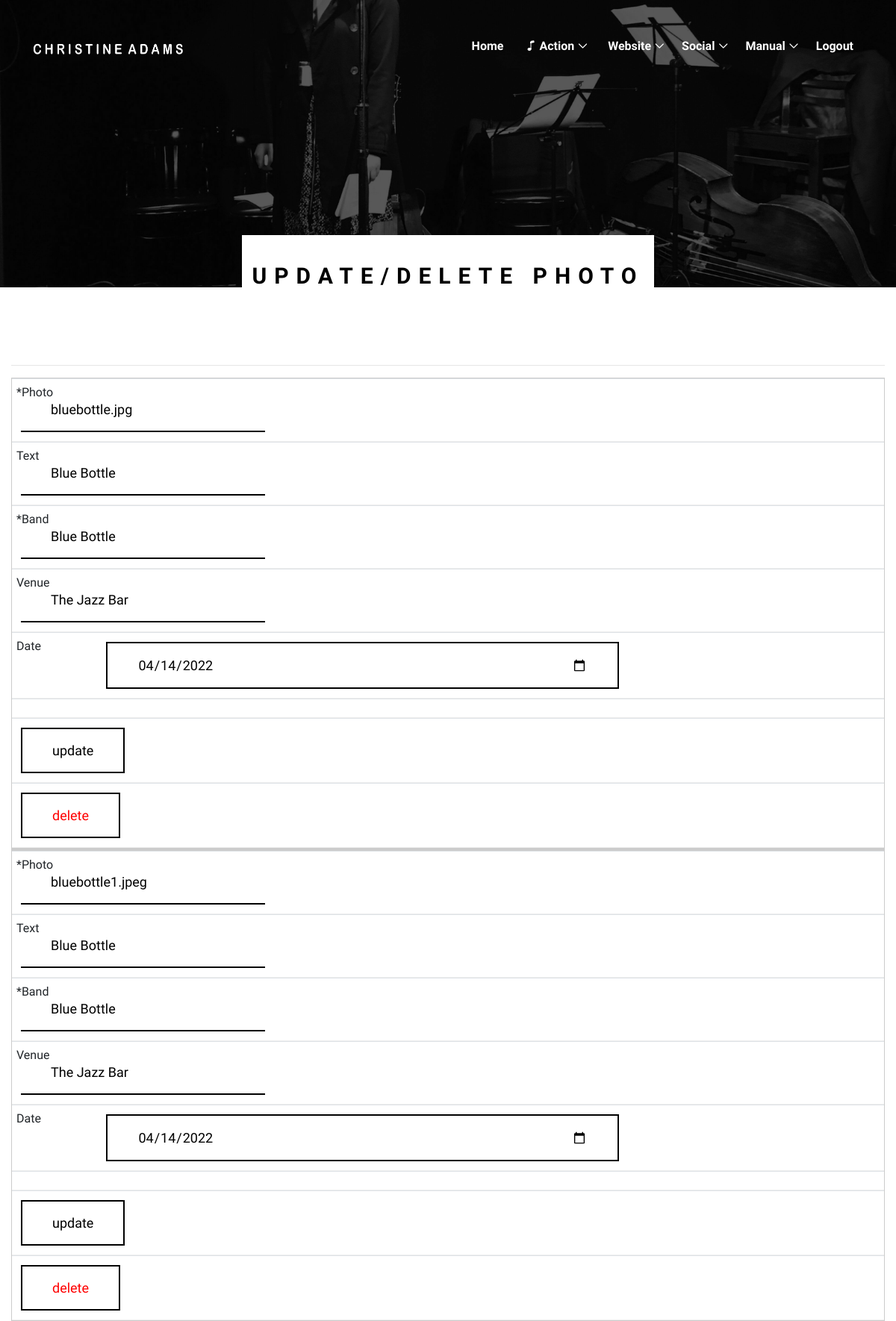
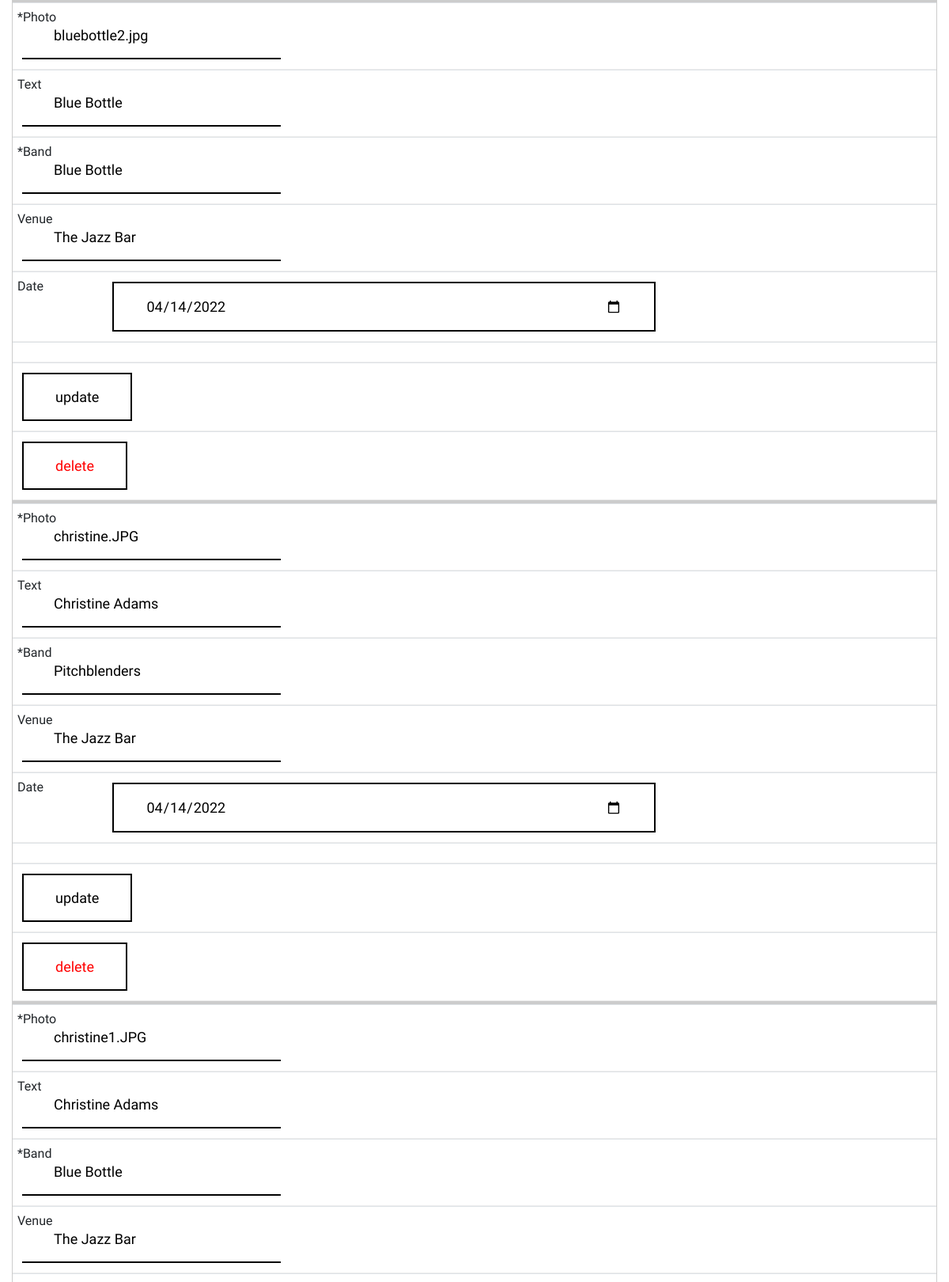
The page /updatephoto.php (signed in, upper part) on the database its author committed (2 pictures, top to bottom).
### tables this page shows
CREATE TABLE IF NOT EXISTS `photo` (
  `id` int(11) NOT NULL AUTO_INCREMENT,
  `img` varchar(20) NOT NULL,
  `text` varchar(100) NOT NULL,
  `band` varchar(40) DEFAULT NULL,
  `venue` varchar(40) DEFAULT NULL,
  `date` date DEFAULT NULL,
  PRIMARY KEY (`id`)
);

### updatephoto.php (the view, shortened to what this page needs)
<!DOCTYPE html>
<html lang="en">
<head>
 <link rel="stylesheet" href="https://cdn.jsdelivr.net/npm/bootstrap-icons@1.7.2/font/bootstrap-icons.css">
    <link rel="stylesheet" href="style.css">
    <link rel="stylesheet" href="css/table.css">
</head>
<body>
   <header class="header-area">
        <div class="oneMusic-main-menu">
            <div class="classy-nav-container breakpoint-off">
                <div class="container">
                    <nav class="classy-navbar justify-content-between" id="oneMusicNav">
                        <a href="admin.html" class="nav-brand"><img src="img/core-img/newlogo.png" alt="logo"></a>
                        <div class="classy-menu">
                            <div class="classynav">
                                <ul>
                                    <li><a href="admin.html">Home</a></li>
                                    <li> <a href=""> <span class='bi bi-music-note' style='color: white'></span> Action</a>
                                                </li>
                                    <li><a href="#">Website</a>
                                            <li><a href="#">Social</a>
                                            <li><a href="#">Manual</a>
<li><a href="logout.php">Logout</a></li>
</li>
</ul>
                                </div>
                            </div>
                                </div>
                            </div>
                        </div>
                </header>
    <section class="breadcumb-area bg-img bg-overlay" style="background-image: url(img/bg-img/gallery.jpg);">
        <div class="bradcumbContent">
            <h2>Update/Delete Photo</h2>
        </div>
    </section>
<?php
    	    $connection = mysqli_connect("localhost","HNCWEBMR1","j4H3E40Pb0","HNCWEBMR1")
          or die ("can't connect");
if(!isset($_SESSION ['admin'])){
    echo '<br< <br> <br> <br> <br><div class="row">
    <div class="col-12">
        <div class="load-more-btn text-center wow fadeInUp" data-wow-delay="300ms">
        <h1>Your session has expired, please login</h1>
            <a href="login.html" class="btn oneMusic-btn">Login <i class="fa fa-angle-double-right"></i></a>
        </div>
    </div>
</div> <br< <br> <br> <br> <br>';
}
elseif(isset($_SESSION ['admin']))
{
            $result = mysqli_query ($connection, "Select * FROM photo");
            echo '     <div class="container-fluid pt-3">
            <div class="row">
            <div class="col-12">
            <br>
            <br>
            <br>
                <hr>
           <table class="table table-hover">
           <thead>
            <tr>
            <th>Photo</th>
            <th>Information</th>
            <th>Band</th>
            <th>Venue</th>
            <th>Date</th>
            </tr>
            </thead>';
        while ($row = mysqli_fetch_array ($result, MYSQLI_ASSOC))
        {
          echo "<form id='del' action = 'updatephoto.php' method='POST' enctype='multipart/form-data' >";
          echo "<tbody>";
          echo "<tr>";
          echo "<td> <input type = 'text' name  = 'img' value= '" . $row ['img'] . "' ></td>";
          echo "<td> <input type = 'text' name  = 'text' value= '" . $row ['text'] . "' ></td>";
          echo "<td> <input type = 'text' name  = 'band' value= '" . $row ['band'] . "' ></td>";
          echo "<td> <input type = 'text' name  = 'venue' value= '" . $row ['venue'] . "' ></td>";
          echo "<td> <input type = 'date' name  = 'date' value= '" . $row ['date'] . "' ></td>";
          echo "<td> <input type = 'hidden' name  = 'hidden' value= '" . $row ['id'] . "'> </td>";
          echo "<td> <input  type = 'submit' name  = 'update'  value= 'update'> </td>";
          echo "<td> <input style='color:red'; type = 'submit' name  = 'delete' value= 'delete'> </td>";
          echo "<tr>";
          echo "</tbody>";
          echo "</form>";
        }
        echo "</table>";
        echo "</div>";
        echo "</div>";
        echo "</div>";
        }
                ?>
</body>
</html>

### style.css (style rules this page uses)
* { margin: 0; padding: 0; }
body { font-family: "Archivo Narrow", sans-serif; font-size: 16px; }
h1, h2, h3, h4, h5, h6 { font-family: "Archivo Narrow", sans-serif; color: #000000; line-height: 1.3; font-weight: 700; }
a { -webkit-transition-duration: 500ms; transition-duration: 500ms; text-decoration: none; outline: 0 solid transparent; color: #000000; font-weight: 700; font-size: 16px; font-family: "Archivo Narrow", sans-serif; }
ul, ol { margin: 0; }
ul li, ol li { list-style: none; }
img { height: auto; max-width: 100%; }
.bg-img { background-position: center center; background-size: cover; background-repeat: no-repeat; }
.bg-overlay { position: relative; z-index: 2; background-position: center center; background-size: cover; }
.bg-overlay::after { background-color: rgba(0, 0, 0, 0.65); position: absolute; z-index: -1; top: 0; left: 0; width: 100%; height: 100%; content: ""; }
.header-area { position: absolute; z-index: 1000; width: 100%; top: 20px; left: 0; z-index: 1000; }
.header-area .oneMusic-main-menu { position: relative; width: 100%; height: 85px; background-color: transparent; }
.header-area .oneMusic-main-menu .classy-nav-container { background-color: transparent; }
.header-area .oneMusic-main-menu .classy-navbar { background-color: transparent; height: 85px; padding: 0; }
.header-area .oneMusic-main-menu .classy-navbar .classynav ul li a { font-weight: 700; text-transform: capitalize; color: #ffffff; font-size: 16px; }
.header-area .oneMusic-main-menu .classy-navbar .classynav ul li.megamenu-item > a::after, .header-area .oneMusic-main-menu .classy-navbar .classynav ul li.has-down > a::after { color: #ffffff; }
.classy-navbar .nav-brand { max-width: 200px; }
.breadcumb-area { position: relative; z-index: 10; width: 100%; height: 385px; }
.breadcumb-area .bradcumbContent { position: absolute; background-color: #fff; width: 552px; bottom: 0; left: 50%; z-index: 100; text-align: center; padding-top: 40px; -webkit-transform: translateX(-50%); transform: translateX(-50%); }
.breadcumb-area .bradcumbContent h2 { font-size: 30px; letter-spacing: 10px; text-transform: uppercase; line-height: 1; margin-bottom: 0; }
input { background: none; border: solid 2px #000000; color: #000000; padding: 15px 40px; font-size: 18px; }
input[type=text], input[type=email] { border: none; border-bottom: solid 2px #000000; }
input[type=submit] { cursor: pointer; }

### css/table.css (style rules this page uses)
@media only screen and (max-width: 1024px),
(min-device-width: 768px) and (max-device-width: 1024px) { table, thead, tbody, th, td, tr { display: block; } }
@media only screen and (max-width: 1024px),
(min-device-width: 768px) and (max-device-width: 1024px) { tr { border: 1px solid #ccc; } }
@media only screen and (max-width: 1024px),
(min-device-width: 768px) and (max-device-width: 1024px) { td { border: none; border-bottom: 1px solid #eee; position: relative; padding-left: 50%; } }
@media only screen and (max-width: 1024px),
(min-device-width: 768px) and (max-device-width: 1024px) { input[type="file"], input[type="date"], input[type="url"], input[type="link"], input[type="time"], input[type="number"] { width:60%; margin-left:10%; } }
@media only screen and (max-width: 1024px),
(min-device-width: 768px) and (max-device-width: 1024px) { td:before { position: absolute; top: 6px; left: 6px; width: 45%; padding-right: 10px; white-space: nowrap; } }

### updatephoto.php (style rules this page uses)
@media only screen and (max-width: 760px),
(min-device-width: 768px) and (max-device-width: 1024px) { td:nth-of-type(1):before { content: "*Photo"; } }
@media only screen and (max-width: 760px),
(min-device-width: 768px) and (max-device-width: 1024px) { td:nth-of-type(2):before { content: "Text"; } }
@media only screen and (max-width: 760px),
(min-device-width: 768px) and (max-device-width: 1024px) { td:nth-of-type(3):before { content: "*Band"; } }
@media only screen and (max-width: 760px),
(min-device-width: 768px) and (max-device-width: 1024px) { td:nth-of-type(4):before { content: "Venue"; } }
@media only screen and (max-width: 760px),
(min-device-width: 768px) and (max-device-width: 1024px) { td:nth-of-type(5):before { content: "Date"; } }

### rows shown on the page
photo: img "bluebottle.jpg", text "Blue Bottle", band "Blue Bottle", venue "The Jazz Bar", date "04/14/2022"
photo: img "bluebottle1.jpeg", text "Blue Bottle", band "Blue Bottle", venue "The Jazz Bar", date "04/14/2022"
photo: img "bluebottle2.jpg", text "Blue Bottle", band "Blue Bottle", venue "The Jazz Bar", date "04/14/2022"
photo: img "christine.JPG", text "Christine Adams", band "Pitchblenders", venue "The Jazz Bar", date "04/14/2022"
photo: img "christine1.JPG", text "Christine Adams", band "Blue Bottle", venue "The Jazz Bar"
